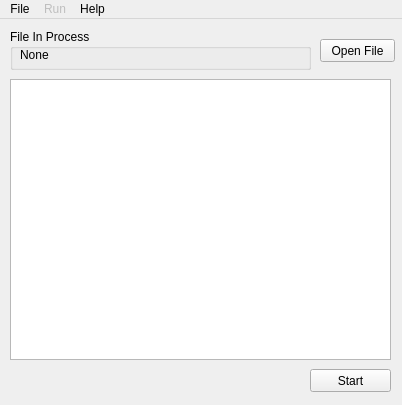
<?xml version="1.0" encoding="UTF-8"?>
<ui version="4.0">
 <class>NerdMain</class>
 <widget class="QMainWindow" name="NerdMain">
  <property name="geometry">
   <rect>
    <x>0</x>
    <y>0</y>
    <width>402</width>
    <height>405</height>
   </rect>
  </property>
  <property name="windowTitle">
   <string>N.E.R.D. by CCi</string>
  </property>
  <widget class="QWidget" name="centralWidget">
   <widget class="QPushButton" name="btnOpen">
    <property name="geometry">
     <rect>
      <x>320</x>
      <y>20</y>
      <width>75</width>
      <height>23</height>
     </rect>
    </property>
    <property name="text">
     <string>Open File</string>
    </property>
   </widget>
   <widget class="QTableWidget" name="tableData">
    <property name="enabled">
     <bool>true</bool>
    </property>
    <property name="geometry">
     <rect>
      <x>10</x>
      <y>60</y>
      <width>381</width>
      <height>281</height>
     </rect>
    </property>
   </widget>
   <widget class="QGroupBox" name="grpFileInProgress">
    <property name="geometry">
     <rect>
      <x>10</x>
      <y>10</y>
      <width>301</width>
      <height>41</height>
     </rect>
    </property>
    <property name="title">
     <string>File In Process</string>
    </property>
    <widget class="QLabel" name="labCurrent">
     <property name="geometry">
      <rect>
       <x>10</x>
       <y>10</y>
       <width>281</width>
       <height>31</height>
      </rect>
     </property>
     <property name="text">
      <string>None</string>
     </property>
    </widget>
   </widget>
   <widget class="QPushButton" name="btnStart">
    <property name="enabled">
     <bool>true</bool>
    </property>
    <property name="geometry">
     <rect>
      <x>310</x>
      <y>350</y>
      <width>81</width>
      <height>23</height>
     </rect>
    </property>
    <property name="text">
     <string>Start</string>
    </property>
   </widget>
   <widget class="QPushButton" name="btnNext">
    <property name="geometry">
     <rect>
      <x>440</x>
      <y>10</y>
      <width>75</width>
      <height>23</height>
     </rect>
    </property>
    <property name="text">
     <string/>
    </property>
    <property name="flat">
     <bool>true</bool>
    </property>
   </widget>
   <widget class="QPushButton" name="btnPrev">
    <property name="geometry">
     <rect>
      <x>440</x>
      <y>40</y>
      <width>75</width>
      <height>23</height>
     </rect>
    </property>
    <property name="text">
     <string/>
    </property>
    <property name="flat">
     <bool>true</bool>
    </property>
   </widget>
  </widget>
  <widget class="QMenuBar" name="menuBar">
   <property name="geometry">
    <rect>
     <x>0</x>
     <y>0</y>
     <width>402</width>
     <height>21</height>
    </rect>
   </property>
   <widget class="QMenu" name="menuFile">
    <property name="title">
     <string>File</string>
    </property>
    <addaction name="menuOpen"/>
    <addaction name="separator"/>
    <addaction name="menuExit"/>
   </widget>
   <widget class="QMenu" name="menuRun">
    <property name="enabled">
     <bool>false</bool>
    </property>
    <property name="title">
     <string>Run</string>
    </property>
    <addaction name="menuStart"/>
    <addaction name="menuStop"/>
    <addaction name="separator"/>
    <addaction name="menuSkip"/>
   </widget>
   <widget class="QMenu" name="menuHelp">
    <property name="title">
     <string>Help</string>
    </property>
    <addaction name="menuDocs"/>
    <addaction name="separator"/>
    <addaction name="menuAbout"/>
    <addaction name="menuHomepage"/>
   </widget>
   <addaction name="menuFile"/>
   <addaction name="menuRun"/>
   <addaction name="menuHelp"/>
  </widget>
  <action name="menuOpen">
   <property name="text">
    <string>Open File</string>
   </property>
  </action>
  <action name="menuExit">
   <property name="text">
    <string>Exit</string>
   </property>
  </action>
  <action name="menuStart">
   <property name="enabled">
    <bool>true</bool>
   </property>
   <property name="text">
    <string>Start</string>
   </property>
  </action>
  <action name="menuStop">
   <property name="enabled">
    <bool>false</bool>
   </property>
   <property name="text">
    <string>Stop</string>
   </property>
  </action>
  <action name="menuSkip">
   <property name="enabled">
    <bool>false</bool>
   </property>
   <property name="text">
    <string>Skip Record</string>
   </property>
  </action>
  <action name="menuDocs">
   <property name="text">
    <string>Help Doc</string>
   </property>
  </action>
  <action name="menuAbout">
   <property name="text">
    <string>About</string>
   </property>
  </action>
  <action name="menuHomepage">
   <property name="text">
    <string>CCi Homepage</string>
   </property>
  </action>
 </widget>
 <layoutdefault spacing="6" margin="11"/>
 <resources/>
 <connections/>
</ui>
